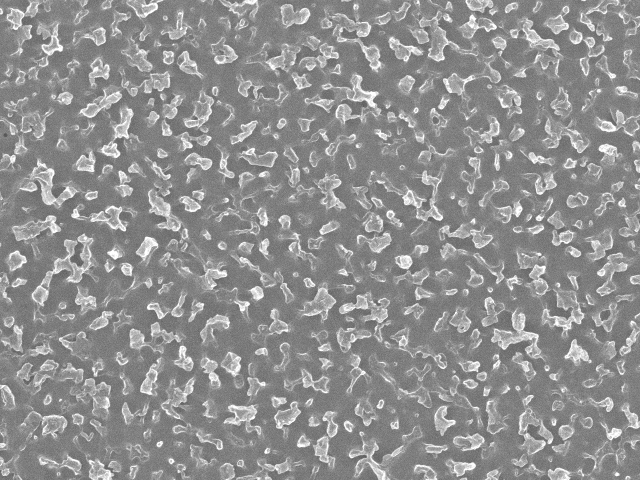
#> input picture SEM/APR02_H_peeled_20kx_06_orig.png, 1280 x 960 px (shown at 1/2 size)
$ python -i rdf.py   (imports and definitions only)
#> lines starting #> are read from the running program, lines starting #| are printed output that depends on the picture; after the words box and inside, x2 and y2 are one past the last pixel; in counts of white or black regions, pixels touching at a corner belong together
### SEM/cclabel_orig/cclabel.py
#!/usr/bin/python

#
# Implements 8-connectivity connected component labeling
#
# Algorithm obtained from "Optimizing Two-Pass Connected-Component Labeling
# by Kesheng Wu, Ekow Otoo, and Kenji Suzuki
#

from PIL import Image
from PIL import ImageDraw
#import Image, ImageDraw

import sys
import math, random
from itertools import product
from ufarray import *

# [114 lines left out: function run, not called in this run]

def ccRun(img):
    data = img.load()
    width, height = img.size

    # Union find data structure
    uf = UFarray()

    #
    # First pass
    #

    # Dictionary of point:label pairs
    labels = {}

    for y, x in product(range(height), range(width)):

        #
        # Pixel names were chosen as shown:
        #
        #   -------------
        #   | a | b | c |
        #   -------------
        #   | d | e |   |
        #   -------------
        #   |   |   |   |
        #   -------------
        #
        # The current pixel is e
        # a, b, c, and d are its neighbors of interest
        #
        # 255 is white, 0 is black
        # White pixels part of the background, so they are ignored
        # If a pixel lies outside the bounds of the image, it default to white
        #

        # If the current pixel is white, it's obviously not a component...
        if data[x, y] == 255:
            pass

        # If pixel b is in the image and black:
        #    a, d, and c are its neighbors, so they are all part of the same component
        #    Therefore, there is no reason to check their labels
        #    so simply assign b's label to e
        elif y > 0 and data[x, y-1] == 0:
            labels[x, y] = labels[(x, y-1)]

        # If pixel c is in the image and black:
        #    b is its neighbor, but a and d are not
        #    Therefore, we must check a and d's labels
        elif x+1 < width and y > 0 and data[x+1, y-1] == 0:

            c = labels[(x+1, y-1)]
            labels[x, y] = c

            # If pixel a is in the image and black:
            #    Then a and c are connected through e
            #    Therefore, we must union their sets
            if x > 0 and data[x-1, y-1] == 0:
                a = labels[(x-1, y-1)]
                uf.union(c, a)

            # If pixel d is in the image and black:
            #    Then d and c are connected through e
            #    Therefore we must union their sets
            elif x > 0 and data[x-1, y] == 0:
                d = labels[(x-1, y)]
                uf.union(c, d)

        # If pixel a is in the image and black:
        #    We already know b and c are white
        #    d is a's neighbor, so they already have the same label
        #    So simply assign a's label to e
        elif x > 0 and y > 0 and data[x-1, y-1] == 0:
            labels[x, y] = labels[(x-1, y-1)]

        # If pixel d is in the image and black
        #    We already know a, b, and c are white
        #    so simpy assign d's label to e
        elif x > 0 and data[x-1, y] == 0:
            labels[x, y] = labels[(x-1, y)]

        # All the neighboring pixels are white,
        # Therefore the current pixel is a new component
        else:
            labels[x, y] = uf.makeLabel()

    return labels

# [19 lines left out: function main, not called in this run]

#if __name__ == "__main__": main()

### SEM/cclabel_orig/rdf.py
# -*- coding: utf-8 -*-
"""
Created on Wed May 16 12:59:21 2018

@author: andrew
"""

## Radial Distribution Analysis

import cclabel
from PIL import Image
from PIL import ImageFilter
from PIL import ImageOps
from math import sqrt

area = 1280*1024

def imgPillarSpacing(imgpath,imgdims=(1280,1024),scale=4.673,threshold=150):
#> called with imgpath = '../APR02_H_peeled_20kx_06_orig.png', imgdims = (1280, 1024), scale = 4.67, threshold = 150
    img = Image.open(imgpath)
#> img is the input picture: PIL image 1280x960 P; min 76, max 255, mean 143.8
    w,h = imgdims
    img_crop = img.crop((0,0,w,h)).convert()
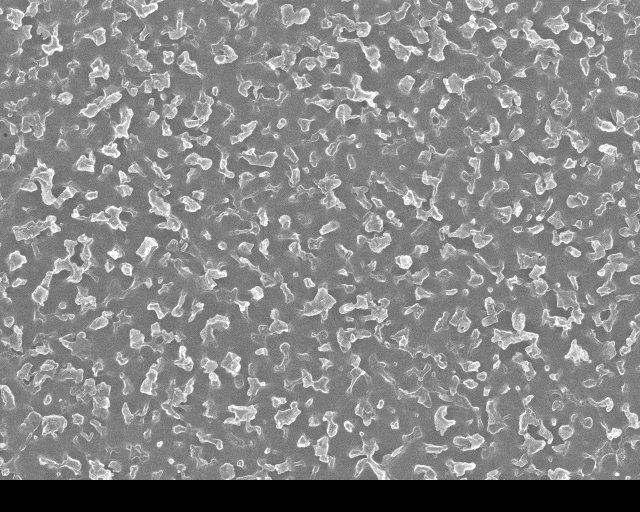
#> img_crop: PIL image 1280x1024 RGB (shown at 1/2 size); min 0, max 255, mean 134.8
    print("Image cropped...")
    blurred_img = img_crop.filter(ImageFilter.GaussianBlur(radius=2)).convert()
    print("Gaussian blur applied...")
    th_img = blurred_img.point(lambda p: p>threshold and 255).convert()
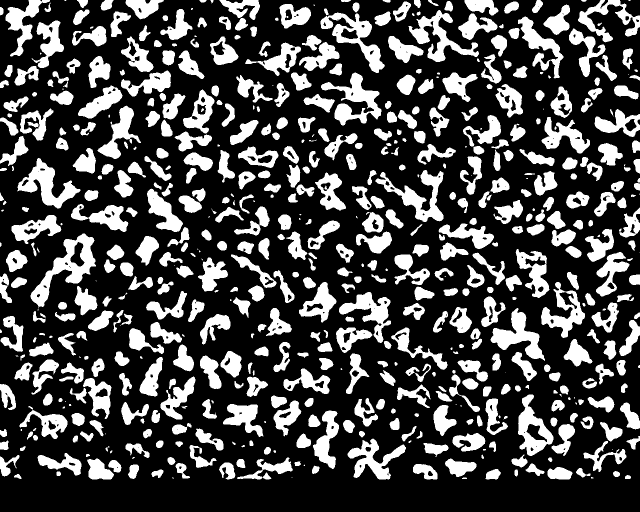
#> th_img: PIL image 1280x1024 RGB (shown at 1/2 size); 28.5% white; 613 white regions (68 under 20 px), largest, box (x1, y1, x2, y2) and area: (61, 467, 192, 617) 5955, (642, 145, 763, 251) 4771, (641, 25, 770, 146) 4698
    th_img = ImageOps.invert(th_img).convert('1')
    print("Threshold applied to image...")
    labels = cclabel.ccRun(th_img)
    print("Connected regions calculated...")
    value_set = set(labels.values())
    print("{:d} regions...".format(len(value_set)))
    #coms = [labelCentre(labels,i) for i in set(labels.values())]
    N = len(value_set)
    sigma = N/area
    d = 1/sqrt(sigma)
    print("Spacing is {:d}.".format(d))
    print("Finished.\n")

    return d*scale


def labelCentre(ccdata,index):
    x_t = 0
    y_t = 0
    n = 0

    for k in ccdata.keys():
        v = ccdata[k]
        if v==index:
            x_t += k[0]
            y_t += k[1]
            n += 1
    x = x_t / n
    y = y_t / n
    return (x,y)


#> (the run stopped early here; a loop or call above may not have finished)

$ run again, on SEM/APR02_N_peeled_20kx_09_orig.png
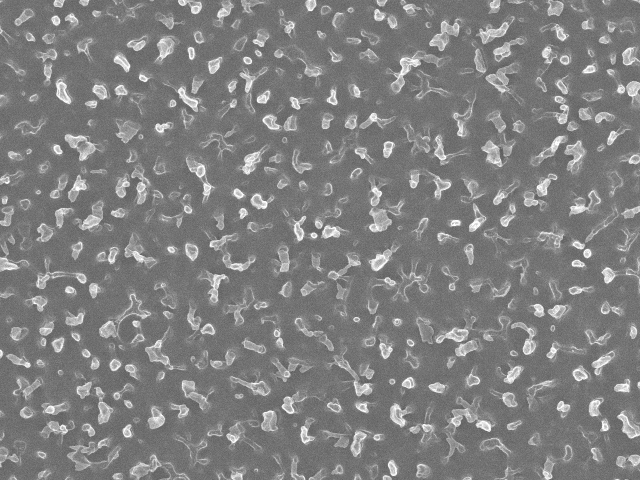
#> input picture SEM/APR02_N_peeled_20kx_09_orig.png, 1280 x 960 px (shown at 1/2 size)
#> in imgPillarSpacing, img is the input picture: PIL image 1280x960 P; min 71, max 255, mean 127.9
#> in imgPillarSpacing, `th_img = blurred_img.point(lambda p: p>threshold and 255).convert()`:
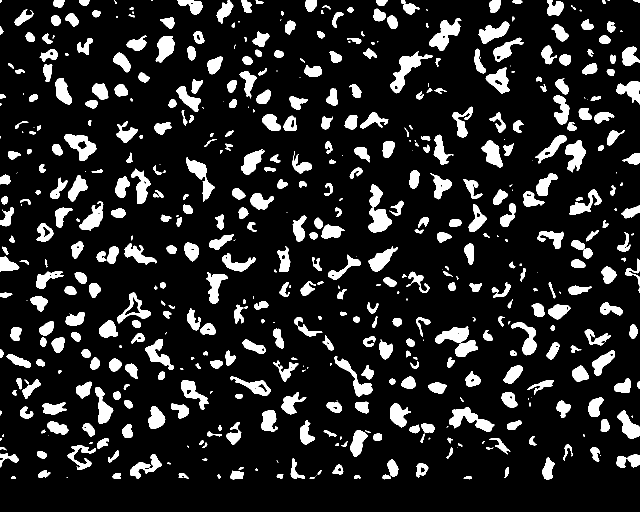
#> th_img: PIL image 1280x1024 RGB (shown at 1/2 size); 13.9% white; 547 white regions (96 under 20 px), largest, box (x1, y1, x2, y2) and area: (737, 368, 784, 465) 2277, (781, 103, 866, 187) 2066, (898, 815, 989, 864) 1864
#> in imgPillarSpacing, `th_img = ImageOps.invert(th_img).convert('1')`:
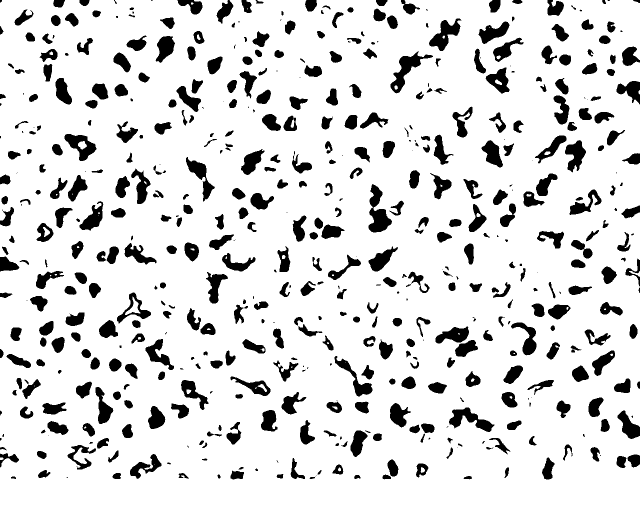
#> th_img: PIL image 1280x1024 1 (shown at 1/2 size); 86.1% white; 547 black regions (96 under 20 px), largest, box (x1, y1, x2, y2) and area: (737, 368, 784, 465) 2277, (781, 103, 866, 187) 2066, (898, 815, 989, 864) 1864
